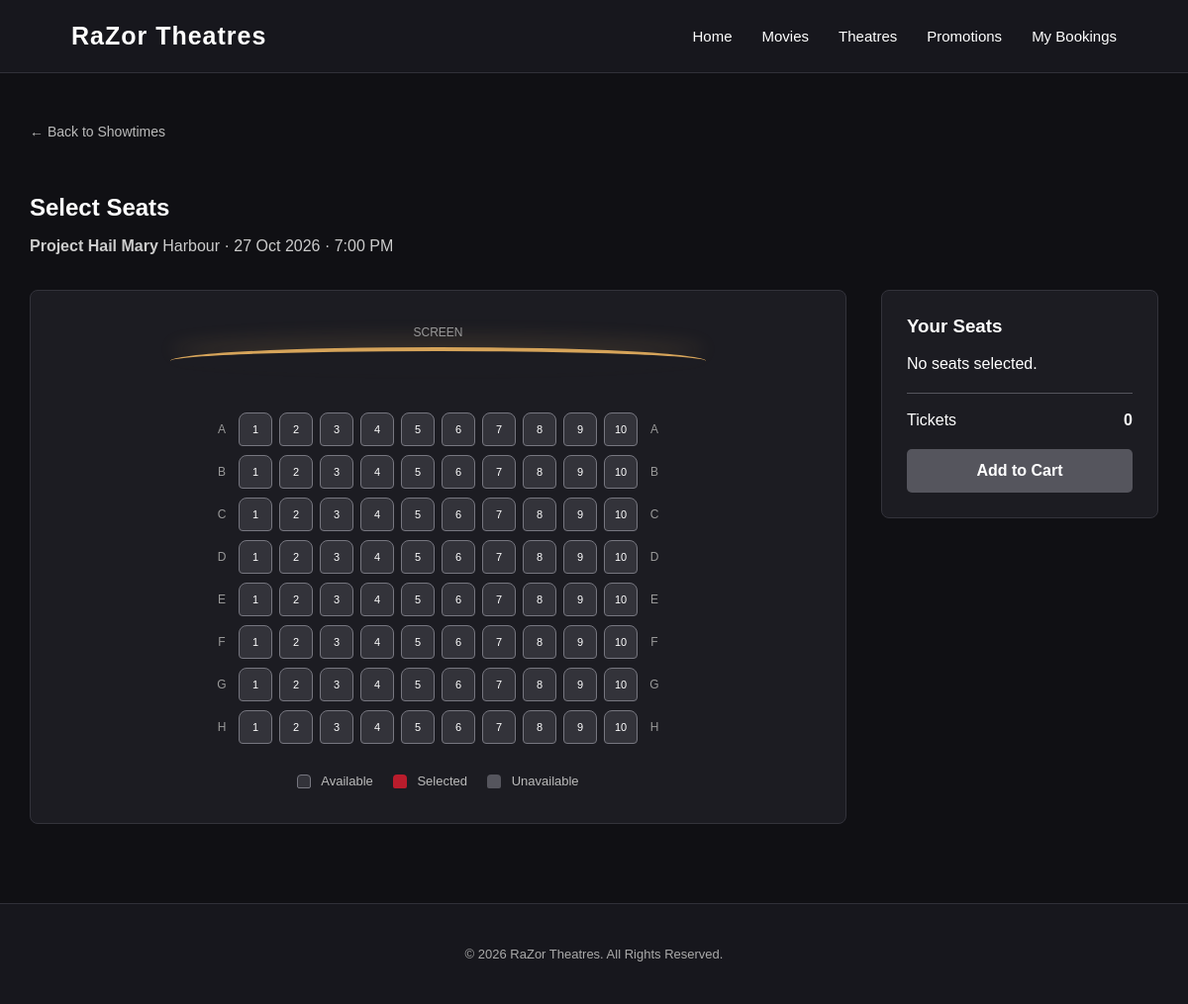
Page /booking.php?screeningId=2 on the committed database.
### tables this page shows
CREATE TABLE `screenings` (
  `screening_id` int(11) NOT NULL,
  `movie_id` int(11) NOT NULL,
  `cinema` varchar(100) NOT NULL,
  `screening_date` date NOT NULL,
  `screening_time` time NOT NULL
);

CREATE TABLE `movies` (
  `movie_id` int(11) NOT NULL,
  `title` varchar(150) NOT NULL,
  `synopsis` text DEFAULT NULL,
  `genre` varchar(100) DEFAULT NULL,
  `duration` int(11) NOT NULL,
  `rating` varchar(10) DEFAULT NULL,
  `advisory` varchar(255) DEFAULT NULL,
  `poster_url` varchar(255) DEFAULT NULL,
  `release_date` date DEFAULT NULL,
  `status` enum('now-showing','coming-soon') NOT NULL
);

### booking.php (the view, shortened to what this page needs)
<?php
require_once "db_connect.php";
$screeningId = (int) $_GET['screeningId'];
$query = "
    SELECT s.*, m.title, m.poster_url, m.rating
    FROM screenings s
    JOIN movies m ON m.movie_id = s.movie_id
    WHERE s.screening_id = ?
";
$stmt = $db->prepare($query);
$stmt->bind_param("i", $screeningId);
$stmt->execute();
$result = $stmt->get_result();
$screening = $result->fetch_assoc();
$rows = range('A', 'H');
$seatCount = 10;
$seatStatuses = [];
?>
<!DOCTYPE html>
<html lang="en">
<head>
    <link rel="stylesheet" href="style.css">
</head>
<body>
    <header class="site-header">
        <a href="index.php" class="logo"><h1>RaZor Theatres</h1></a>
        <nav>
            <a href="index.php">Home</a>
            <a href="index.php#movies">Movies</a>
            <a href="theatres.php">Theatres</a>
            <a href="promotions.php">Promotions</a>
            <a href="bookings.html">My Bookings</a>
        </nav>
    </header>
    <main class="seat-selection-page">
        <div class="seat-selection-header">
            <a href="movie_details.php?movieId=<?php echo (int) $screening['movie_id']; ?>" class="back-link">
                &larr; Back to Showtimes
            </a>
            <h2>Select Seats</h2>
            <p>
                <strong><?php echo htmlspecialchars($screening['title']); ?></strong>
                <?php echo htmlspecialchars($screening['cinema']); ?>
                &middot; <?php echo date("j M Y", strtotime($screening['screening_date'])); ?>
                &middot; <?php echo date("g:i A", strtotime($screening['screening_time'])); ?>
            </p>
        </div>
        <div class="seat-layout-container">
            <section class="cinema-seat-plan" aria-labelledby="seat-plan-heading">
                <div class="screen-label">Screen</div>
                <div class="screen-line" aria-hidden="true"></div>
                <div class="seat-grid">
                    <?php foreach ($rows as $row) { ?>
                        <div class="seat-row">
                            <span class="seat-row-label" aria-hidden="true"><?php echo $row; ?></span>
                            <?php for ($seat = 1; $seat <= $seatCount; $seat++) {
                                $seatNumber = $row . $seat;
                                $occupied = ($seatStatuses[$seatNumber] ?? 'available') !== 'available';
                            ?>
                                <button
                                    type="button"
                                    class="seat-button<?php echo $occupied ? ' occupied' : ''; ?>"
                                    data-seat="<?php echo $seatNumber; ?>"
                                    <?php echo $occupied ? 'disabled aria-label="Seat ' . $seatNumber . ' unavailable"' : 'aria-label="Seat ' . $seatNumber . '"'; ?>>
                                    <?php echo $seat; ?>
                                </button>
                            <?php } ?>
                            <span class="seat-row-label" aria-hidden="true"><?php echo $row; ?></span>
                        </div>
                    <?php } ?>
                </div>
                <div class="seat-legend" aria-label="Seat status legend">
                    <span><i class="legend-seat available"></i> Available</span>
                    <span><i class="legend-seat selected"></i> Selected</span>
                    <span><i class="legend-seat occupied"></i> Unavailable</span>
                </div>
            </section>
            <aside class="seat-cart" aria-labelledby="seat-cart-heading">
                <h3 id="seat-cart-heading">Your Seats</h3>
                <p id="seat-cart-empty">No seats selected.</p>
                <div class="seat-cart-total">
                    <span>Tickets</span>
                    <strong id="selected-seat-count">0</strong>
                </div>
                <button type="button" id="add-seats-to-cart" class="seat-cart-button" disabled>
                    Add to Cart
                </button>
            </aside>
        </div>
    </main>
    <footer class="site-footer">
        <p>&copy; 2026 RaZor Theatres. All Rights Reserved.</p>
    </footer>
</body>
</html>

### style.css (style rules this page uses)
* { box-sizing: border-box; }
html { scroll-behavior: smooth; }
body { margin: 0; font-family: Arial, Helvetica, sans-serif; background-color: #101014; color: white; }
a { text-decoration: none; color: inherit; }
button { font: inherit; }
.site-header { display: flex; justify-content: space-between; align-items: center; padding: 22px 6%; background-color: #17171d; border-bottom: 1px solid #303038; }
.logo h1 { margin: 0; font-size: 25px; letter-spacing: 1px; }
.site-header nav { display: flex; align-items: center; gap: 30px; }
.site-header nav a { font-size: 15px; transition: color 0.2s ease; }
.back-link { display: inline-block; margin-bottom: 35px; color: #bbbbbb; font-size: 14px; }
.seat-selection-page { max-width: 1200px; margin: 50px auto 80px; padding: 0 30px; }
.seat-selection-header { margin-bottom: 35px; }
.seat-selection-header h2 { margin-bottom: 10px; }
.seat-selection-header p { color: #cccccc; }
.seat-layout-container { display: grid; grid-template-columns: minmax(0, 1fr) 280px; gap: 35px; align-items: start; }
.cinema-seat-plan { min-width: 0; padding: 35px 25px; border: 1px solid #33333b; border-radius: 8px; background: #1c1c22; }
.screen-label { text-align: center; color: #999999; font-size: 12px; text-transform: uppercase; }
.screen-line { width: 70%; height: 28px; margin: 8px auto 38px; border-top: 4px solid #d6a45a; border-radius: 50%; box-shadow: 0 -12px 18px rgba(214, 164, 90, 0.12); }
.seat-grid { width: max-content; max-width: 100%; margin: 0 auto; }
.seat-row { display: grid; grid-template-columns: 20px repeat(10, 34px) 20px; gap: 7px; align-items: center; margin-bottom: 9px; }
.seat-row-label { color: #999999; text-align: center; font-size: 12px; }
.seat-button { width: 34px; height: 34px; padding: 0; border: 1px solid #777780; border-radius: 8px 8px 4px 4px; background: #33333a; color: #ffffff; font-size: 11px; cursor: pointer; }
.seat-legend { display: flex; justify-content: center; flex-wrap: wrap; gap: 20px; margin-top: 30px; color: #bbbbbb; font-size: 13px; }
.legend-seat { display: inline-block; width: 14px; height: 14px; margin-right: 7px; border-radius: 4px 4px 2px 2px; vertical-align: middle; }
.legend-seat.available { background: #33333a; border: 1px solid #777780; }
.legend-seat.selected { background: #b91c2c; }
.legend-seat.occupied { background: #55555d; }
.seat-cart { position: sticky; top: 20px; padding: 25px; border: 1px solid #33333b; border-radius: 8px; background: #1c1c22; }
.seat-cart h3 { margin: 0 0 18px; }
.seat-cart-total { display: flex; justify-content: space-between; margin-top: 20px; padding-top: 18px; border-top: 1px solid #55555d; }
.seat-cart-button { width: 100%; margin-top: 20px; padding: 13px; border: 0; border-radius: 5px; background: #b91c2c; color: #ffffff; font-weight: bold; cursor: pointer; }
.seat-cart-button:disabled { background: #55555d; cursor: not-allowed; }
.site-footer { padding: 30px 20px; background-color: #17171d; border-top: 1px solid #303038; color: #aaaaaa; text-align: center; font-size: 13px; }

### rows in the picture
screenings: movie.title "Project Hail Mary", cinema "Harbour", screening_date "27 Oct 2026", screening_time "7:00 PM"

### other values in the picture
$row "A"
$row "B"
$row "C"
$row "D"
$row "E"
$row "F"
$row "G"
$row "H"
